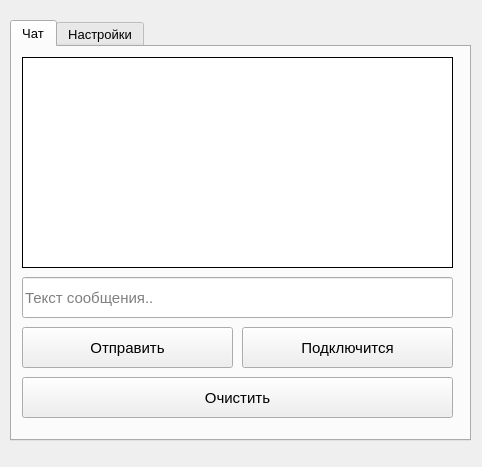
<?xml version="1.0" encoding="UTF-8"?>
<ui version="4.0">
 <class>MainWindow</class>
 <widget class="QMainWindow" name="MainWindow">
  <property name="geometry">
   <rect> 
    <x>0</x>
    <y>0</y>
    <width>482</width>
    <height>467</height>
   </rect>
  </property>
  <property name="windowTitle">
   <string>MainWindow</string>
  </property>
  <widget class="QWidget" name="centralwidget">
   <widget class="QTabWidget" name="tabWidget">
    <property name="geometry">
     <rect>
      <x>10</x>
      <y>20</y>
      <width>461</width>
      <height>421</height>
     </rect>
    </property>
    <property name="font">
     <font>
      <pointsize>10</pointsize>
     </font>
    </property>
    <property name="focusPolicy">
     <enum>Qt::WheelFocus</enum>
    </property>
    <property name="currentIndex">
     <number>0</number>
    </property>
    <widget class="QWidget" name="tab">
     <attribute name="title">
      <string>Чат</string>
     </attribute>
     <widget class="QPlainTextEdit" name="plainTextEdit">
      <property name="geometry">
       <rect>
        <x>10</x>
        <y>10</y>
        <width>431</width>
        <height>211</height>
       </rect>
      </property>
      <property name="font">
       <font>
        <pointsize>11</pointsize>
       </font>
      </property>
      <property name="focusPolicy">
       <enum>Qt::NoFocus</enum>
      </property>
      <property name="styleSheet">
       <string notr="true">QPlainTextEdit {
border: 1px solid black;
}</string>
      </property>
     </widget>
     <widget class="QPushButton" name="pushButton_4">
      <property name="geometry">
       <rect>
        <x>10</x>
        <y>330</y>
        <width>431</width>
        <height>41</height>
       </rect>
      </property>
      <property name="font">
       <font>
        <pointsize>11</pointsize>
       </font>
      </property>
      <property name="styleSheet">
       <string notr="true"/>
      </property>
      <property name="text">
       <string>Очистить</string>
      </property>
     </widget>
     <widget class="QPushButton" name="pushButton">
      <property name="geometry">
       <rect>
        <x>10</x>
        <y>280</y>
        <width>211</width>
        <height>41</height>
       </rect>
      </property>
      <property name="font">
       <font>
        <pointsize>11</pointsize>
       </font>
      </property>
      <property name="styleSheet">
       <string notr="true"/>
      </property>
      <property name="text">
       <string>Отправить</string>
      </property>
     </widget>
     <widget class="QPushButton" name="pushButton_2">
      <property name="geometry">
       <rect>
        <x>230</x>
        <y>280</y>
        <width>211</width>
        <height>41</height>
       </rect>
      </property>
      <property name="font">
       <font>
        <pointsize>11</pointsize>
       </font>
      </property>
      <property name="styleSheet">
       <string notr="true"/>
      </property>
      <property name="text">
       <string>Подключится</string>
      </property>
     </widget>
     <widget class="QLineEdit" name="lineEdit">
      <property name="geometry">
       <rect>
        <x>10</x>
        <y>230</y>
        <width>431</width>
        <height>41</height>
       </rect>
      </property>
      <property name="font">
       <font>
        <pointsize>11</pointsize>
       </font>
      </property>
      <property name="styleSheet">
       <string notr="true"/>
      </property>
      <property name="placeholderText">
       <string>Текст сообщения..</string>
      </property>
     </widget>
    </widget>
    <widget class="QWidget" name="tab_2">
     <attribute name="title">
      <string>Настройки</string>
     </attribute>
     <widget class="QPushButton" name="pushButton_5">
      <property name="geometry">
       <rect>
        <x>10</x>
        <y>123</y>
        <width>431</width>
        <height>51</height>
       </rect>
      </property>
      <property name="font">
       <font>
        <pointsize>11</pointsize>
       </font>
      </property>
      <property name="styleSheet">
       <string notr="true"/>
      </property>
      <property name="text">
       <string>Сгенерировать данные для подключения</string>
      </property>
     </widget>
     <widget class="QLineEdit" name="lineEdit_4">
      <property name="geometry">
       <rect>
        <x>10</x>
        <y>20</y>
        <width>431</width>
        <height>41</height>
       </rect>
      </property>
      <property name="font">
       <font>
        <pointsize>11</pointsize>
       </font>
      </property>
      <property name="styleSheet">
       <string notr="true"/>
      </property>
      <property name="text">
       <string/>
      </property>
      <property name="placeholderText">
       <string>Адрес сервера..</string>
      </property>
     </widget>
     <widget class="QLineEdit" name="lineEdit_5">
      <property name="geometry">
       <rect>
        <x>10</x>
        <y>70</y>
        <width>431</width>
        <height>41</height>
       </rect>
      </property>
      <property name="font">
       <font>
        <pointsize>11</pointsize>
       </font>
      </property>
      <property name="styleSheet">
       <string notr="true"/>
      </property>
      <property name="text">
       <string/>
      </property>
      <property name="placeholderText">
       <string>Порт сервера..</string>
      </property>
     </widget>
     <widget class="QPlainTextEdit" name="plainTextEdit_2">
      <property name="geometry">
       <rect>
        <x>10</x>
        <y>184</y>
        <width>431</width>
        <height>191</height>
       </rect>
      </property>
      <property name="font">
       <font>
        <pointsize>11</pointsize>
       </font>
      </property>
      <property name="focusPolicy">
       <enum>Qt::NoFocus</enum>
      </property>
     </widget>
    </widget>
   </widget>
  </widget>
  <widget class="QMenuBar" name="menubar">
   <property name="geometry">
    <rect>
     <x>0</x>
     <y>0</y>
     <width>482</width>
     <height>25</height>
    </rect>
   </property>
  </widget>
 </widget>
 <resources/>
 <connections/>
</ui>
